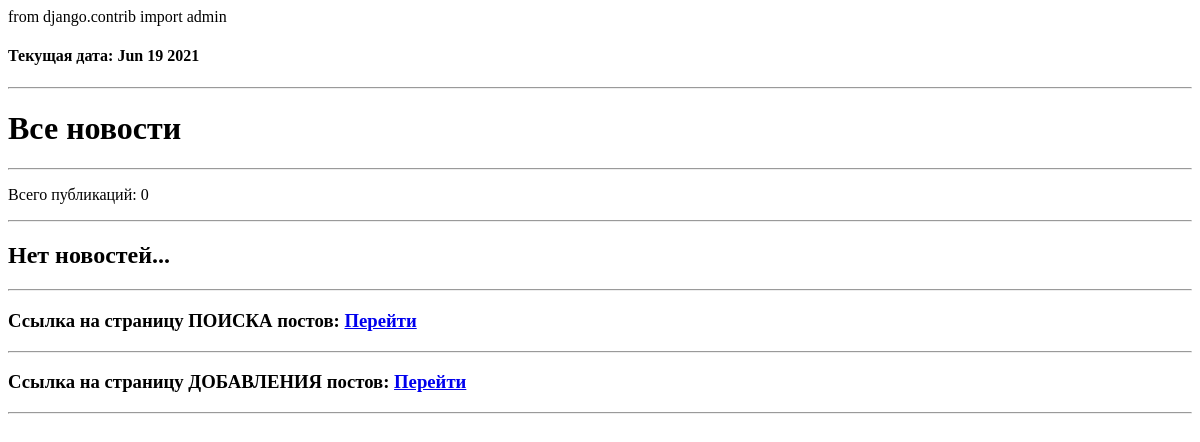
Before: /news/ with the older database file.
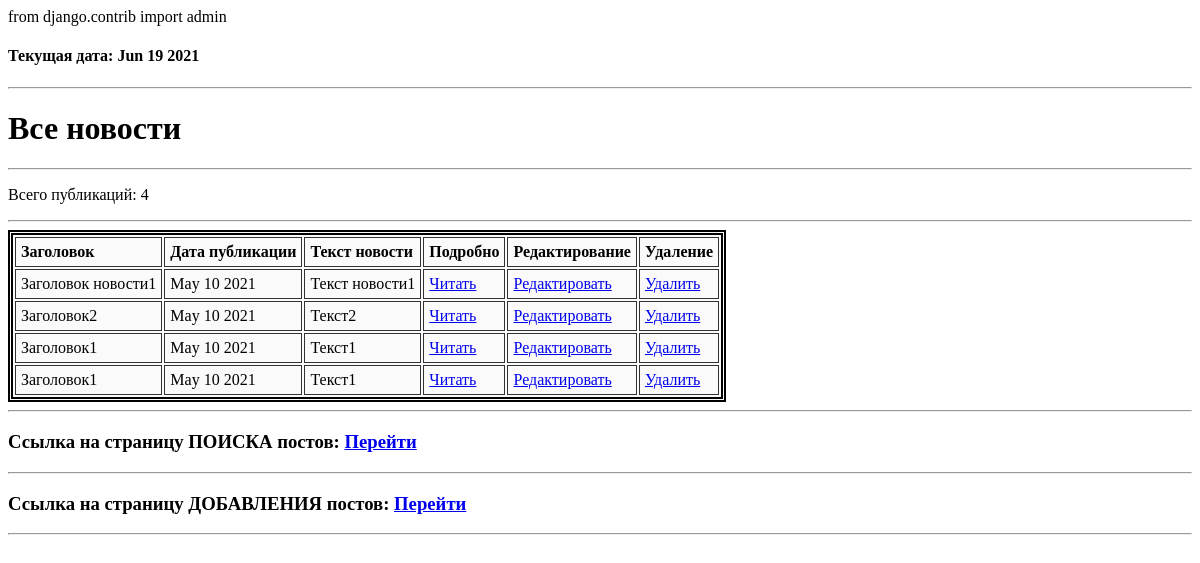
After: the same page with the newer database file.
### news/models.py (models this page shows, shortened)
class Post(models.Model):
    author = models.ForeignKey(Author, on_delete=models.CASCADE)
    category = models.ManyToManyField(Category, through='PostCategory')
    news = 'NW'
    articles = 'AR'
    TYPE = [
        (news, 'news'),
        (articles, 'articles'),
    ]
    post_type = models.CharField(max_length=2, choices=TYPE)
    post_datetime = models.DateTimeField(auto_now_add=True)
    post_title = models.CharField(max_length=255)
    post_text = models.TextField()
    post_rating = models.IntegerField(default=0.0)
    class Meta:
        verbose_name = 'Пост'
        verbose_name_plural = 'Посты'

### news/views.py (the view, shortened to what this page needs)
# urls.py: path('', PostList.as_view()),  # т.к. сам по себе это класс, то нам надо представить этот класс в виде view. Для этого вызываем метод as_view
class PostList(ListView):
    model = Post  # указываем модель, объекты которой мы будем выводить
    template_name = 'news.html'  # указываем имя шаблона, в котором будет лежать html, в котором будут все инструкции о том, как именно пользователю должны вывестись наши объекты
    context_object_name = 'news'  # это имя списка, в котором будут лежать все объекты, его надо указать, чтобы обратиться к самому списку объектов через html-шаблон
    queryset = Post.objects.order_by('-id')
    paginate_by = 5 # поставим постраничный вывод в один элемент
    form_class = PostForm # добавляем форм класс, чтобы получать доступ к форме через метод POST
    def get_context_data(self, **kwargs):
        context = super().get_context_data(**kwargs)
        context['post_count'] = len(Post.objects.all())
        context['time_now'] = datetime.datetime.now()  # добавим переменную текущей даты time_now
        context['value1'] = None  # добавим ещё одну пустую переменную, чтобы на её примере посмотреть работу другого фильтра
        context['filter'] = PostFilter(self.request.GET, queryset=self.get_queryset())
        context['categories'] = Category.objects.all()
        context['form'] = PostForm()
        return context

### news/templatetags/custom_filters.py (called while the page is built)
@register.filter(name='censor')  # регистрируем наш фильтр под именем censor, чтоб django понимал, что это именно фильтр, а не простая функция
def censor(value):  # первый аргумент здесь это то значение, к которому надо применить фильтр, (((а второго у меня нет - второй аргумент — это аргумент фильтра, т.е. примерно следующее будет в шаблоне value|multiply:arg
    for i in range(0, len(bed_word)):
        if bed_word[i] in value:
            value = value.replace(bed_word[i], ' ... ')
    return str(value) # возвращаемое функцией значение — это то значение, которое подставится к нам в шаблон

### templates/news.html (shortened to what this page needs)
{% extends 'base.html' %}
{% load custom_filters %}
{% block content %}
<h4>Текущая дата: {{ time_now|date:'M d Y' }}</h4>
<hr>
<h1>Все новости</h1>
<hr>
<p>Всего публикаций: {{ post_count }}</p>
<hr>
{% if news %}
    <table>
        <tr>
            <td>
                <b>Заголовок</b>
            </td>
            <td>
                <b>Дата публикации</b>
            </td>
            <td>
                <b>Текст новости</b>
            </td>
            <td>
                <b>Подробно</b>
            </td>
            <td>
                <b>Редактирование</b>
            </td>
            <td>
                <b>Удаление</b>
            </td>
        </tr>
    {% for new in news %}
        <tr>
            <td>
                {{ new.post_title|censor }}
            </td>
            <td>
                {{ new.post_datetime|date:'M d Y' }}
            </td>
            <td>
                {{ new.post_text|truncatewords:20|censor }}
            </td>
            <td><a href="/news/{{ new.pk }}">Читать</a></td>
            <td>
                <a href="/news/edit/{{ new.pk }}">Редактировать</a>
            </td>
            <td>
                <a href="/news/delete/{{ new.pk }}">Удалить</a>
            </td>
        </tr>
    {% endfor %}
    </table>
{% else %}
    <h2>Нет новостей...</h2>
{% endif %}
<hr>
<h3>Ссылка на страницу ПОИСКА постов: <a href="/news/search">Перейти</a></h3>
<hr>
<h3>Ссылка на страницу ДОБАВЛЕНИЯ постов: <a href="/news/add">Перейти</a></h3>
<hr>
{% endblock content %}

### templates/base.html (shortened to what this page needs)
<!DOCTYPE html>
<html>
    <head>
    </head>
    <body>
        {% block body %}
        {% block content %}
        {% endblock content %}
        {% endblock body %}
    </body>
</html>

### templates/base.html (style rules this page uses)
TABLE { background: rgb(250, 250, 250); border: 5px double #000; }
TD, TH { padding: 5px; border: 1px solid rgb(50, 50, 50); }

Changed rows visible on the page:
added Post: post_title|censor "Заголовок новости1", post_datetime "May 10 2021", post_text|censor "Текст новости1"
added Post: post_title|censor "Заголовок2", post_datetime "May 10 2021", post_text|censor "Текст2"
added Post: post_title|censor "Заголовок1", post_datetime "May 10 2021", post_text|censor "Текст1"
added Post: post_title|censor "Заголовок1", post_datetime "May 10 2021", post_text|censor "Текст1"
Other visible differences:
{{ post_count }}: "0" → "4"
text no longer shown: "Нет новостей..."
text now shown: "Заголовок Дата публикации Текст новости Подробно Редактирование Удаление"
